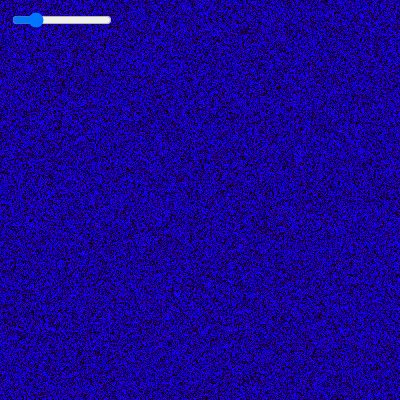
Frame 1 (no input)
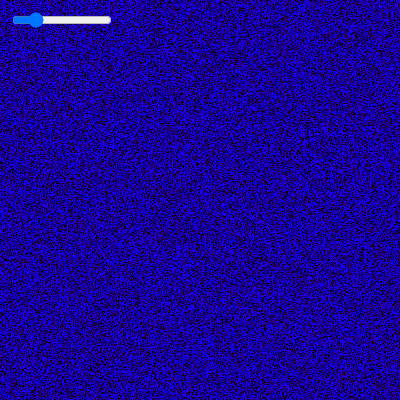
Frame 60 (no input)
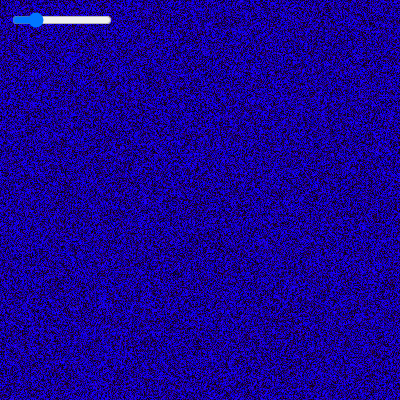
Frame 120 (the mouse pressed at the canvas centre since frame 60)

The p5.js sketch that drew these frames (run headless with seeded random() and noise() and a simulated clock; from frame 60 on, the mouse is pressed at the canvas centre):

// p5.js sketch
// ── sketch.js
var grid;
var next;
let aSlider; //bSlider;
var r = 255;

function setup() {
  createCanvas(400, 400);
  aSlider = createSlider(0, r);
  aSlider.position(10, 10);
  aSlider.style("width", "100px");
  //bSlider = createSlider(-1, 2, 1.2);
  //bSlider.position(10, 30);
  //bSlider.style("width", "100px");

  pixelDensity(1);

  //grid = [];
  //next = [];
  //for (var x = 0; x < width; x++) {
  //  grid[x] = [];
  //  next[x] = [];
  //  for (var y = 0; y < height; y++) {
  //    grid[x][y] = { a: random(1), b: random(1) };
  //    next[x][y] = { a: 0, b: 0 };
  //  }
  //}
}

function draw() {
  background(255);
  //const bSl = bSlider.value();
  let r = aSlider.value();

  grid = [];
  next = [];
  for (var x = 0; x < width; x++) {
    grid[x] = [];
    next[x] = [];
    for (var y = 0; y < height; y++) {
      grid[x][y] = { a: random(1), b: random(1) };
      next[x][y] = { a: 0, b: 0 };
    }
  }

  for (var x = 0; x < width; x++) {
    for (var y = 0; y < height; y++) {
      next[x][y].a = grid[x][y].a * 0.95;
      next[x][y].b = grid[x][y].b * 1.2;
    }
  }

  //if ([y] > height) {
  //  y = 0;
  //}

  loadPixels();
  for (var x = 0; x < width; x++) {
    for (var y = 0; y < height; y++) {
      var pix = (x + y * width) * 4;
      pixels[pix + 0] = floor(next[x][y].a * r);
      pixels[pix + 1] = 0;
      pixels[pix + 2] = floor(next[x][y].b * 255);
      pixels[pix + 3] = 255;
    }
  }
  updatePixels();
  swap();
  console.log(r);
}

function swap() {
  var temp = grid;
  grid = next;
  next = temp;
}
